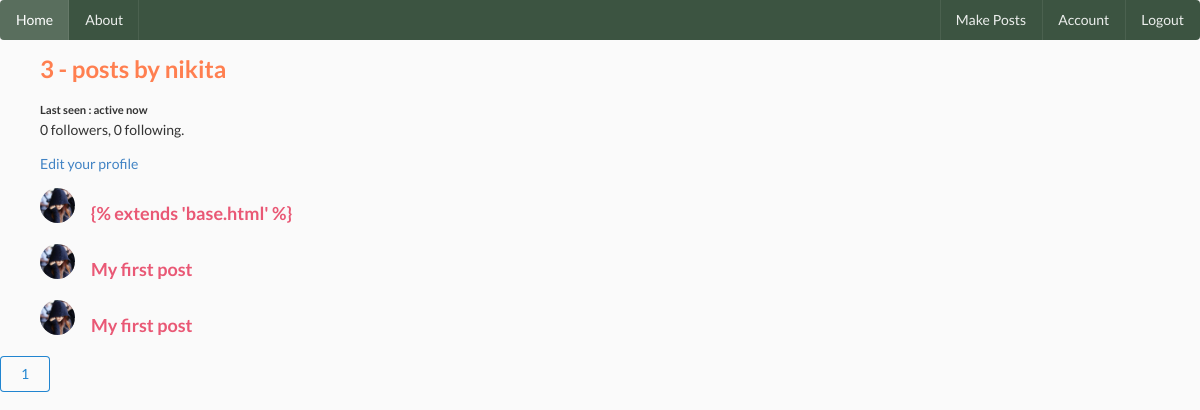
The page /user/nikita (signed in) on the database its author committed.
### social_media/models.py (models this page shows, shortened)
class User(db.Model, UserMixin):
    id = db.Column(db.Integer, primary_key = True)
    username = db.Column(db.String(20), nullable = False, unique = True)
    email = db.Column(db.String(50), nullable = False, unique = True)
    image_file =db.Column(db.String(20), nullable = False, default = 'default.jpg')
    password = db.Column(db.String(60), nullable = False)
    posts = db.relationship("Post", backref ='author', lazy = True,cascade="all,delete")
    last_seen = db.Column(db.DateTime, default = datetime.utcnow)
    followed = db.relationship(
        'User', secondary = followers,
        primaryjoin = (followers.c.follower_id == id),
        secondaryjoin = (followers.c.followed_id == id),
        backref = db.backref('followers', lazy ='dynamic'), lazy = 'dynamic')

class Post(db.Model):
    __searchable__=['content']
    id = db.Column(db.Integer, primary_key = True)
    title = db.Column(db.String(100),nullable=False)
    date_posted = db.Column(db.DateTime, nullable=False, default = datetime.utcnow)
    content = db.Column(db.Text, nullable = False)
    user_id = db.Column(db.Integer, db.ForeignKey('user.id'), nullable=False)
    comments = db.relationship('Comment', backref = 'article', lazy = True, cascade="all,delete")

### social_media/users/routes.py (the view)
@users.route('/user/<string:username>')
@login_required
def user_posts_info(username):
    page = request.args.get('page', 1, type= int)
    user = User.query.filter_by(username= username).first()
    if user is None:
        return render_template('errors/403.html'), 403
    posts = Post.query.filter_by(author = user).order_by(Post.date_posted.desc()).paginate(page = page, per_page=8)
    return render_template('user.html',posts = posts, user = user)

### social_media/models.py (called while the page is built)
@login_manager.user_loader
def load_user(user_id):
    return User.query.get(int(user_id))

### social_media/templates/user.html (shortened to what this page needs)
{% extends 'base.html' %}
{% block content %}
<ul>
<h2 style="color: coral;">{{ posts.total }} - posts by {{ user.username }}</h2>
{% if current_user.username == user.username %}
<small><b>Last seen : active now</b></small>
{% else %}
<small><b>Last seen : {{ moment(user.last_seen).fromNow() }}</b></small>
{% endif %}
<p>{{ user.followers.count() }} followers, {{ user.followed.count() }} following.</p>
  {% if user == current_user %}
  <p><a href="{{ url_for('users.account') }}">Edit your profile</a></p>
  {% elif not current_user.is_following(user) %}
  <p>
  <a href="{{ url_for('users.follow', username = user.username) }}">Follow</a>
  </p>
 {% else %}
 <p>
  <a href="{{ url_for('users.unfollow', username = user.username) }}">Unfollow</a>
  </p>
   {% endif %}
</ul>
    {% for post in posts.items %}
    <ul style="border: 2px rgb(255, 255, 255);">
    <div class="ui feed">
    <div class="event">
        <div class="label">
          <img class="ui small circular image" src="{{ url_for('static', filename = 'profile/' + post.author.image_file) }}">
        </div>
        <div class="content">
          <div class="extra text">
            <h3><a  href="{{ url_for('posts.post', post_id = post.id) }}" style="color: rgb(233, 88, 117);">{{ post.title }}</a></h3>
      </ul>
    {% endfor %}
{% for page_num in posts.iter_pages(left_edge =1, right_edge=1, left_current =1,right_current =2) %}
{% if page_num %}
{% if posts.page == page_num %}
<a href="{{ url_for('users.user_posts_info', username = user.username, page = page_num) }}"><button class="ui blue basic button">
  {{ page_num }}
</button>
</a>
{% else %}
<a href="{{ url_for('users.user_posts_info', username = user.username, page = page_num) }}"><button class="ui green basic button">
  {{ page_num }}
</button>
</a>
{% endif %}
{% else %}
    ...
{% endif %}
{% endfor %}
{% endblock %}

### social_media/static/css/blog.css (style rules this page uses)
body { background: #fafafa; color: #333333; }
h1, h2, h3, h4, h5, h6 { color: #444444; }

### rows shown on the page
User: username "nikita"
Post: image_file (placeholder picture), title "{% extends 'base.html' %}"
Post: image_file (placeholder picture), title "My first post"
Post: image_file (placeholder picture), title "My first post"

### other values the page prints
{{ posts.total }} "3"
{{ user.followers.count() }} "0"
{{ user.followed.count() }} "0"
{{ page_num }} "1"
